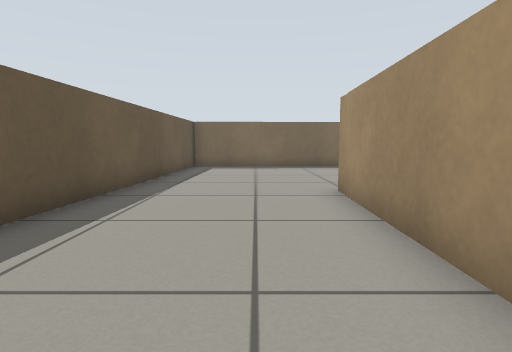
view 1 (above)

14 first-person views from a walk through a Gazebo world. The camera is 0.51 m above the floor, tilts 6° down and sees 80° across. The floor is counted in squares, 0.5 m on a side. Each view is taken from the middle of a square. On the plan, view 1 faces up. The plan holds only what a view shows up to about 12 squares ahead; the rest is blank. The robots in the file are not drawn.

view 2
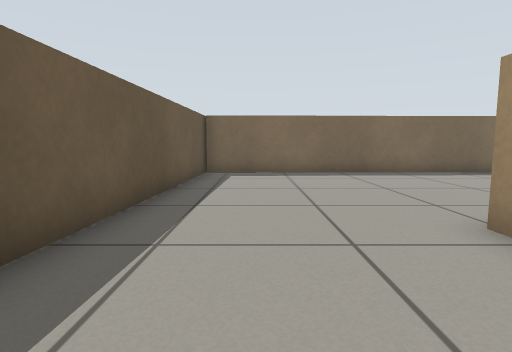

view 3
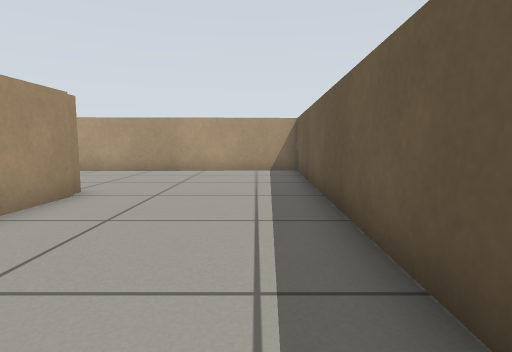

view 4
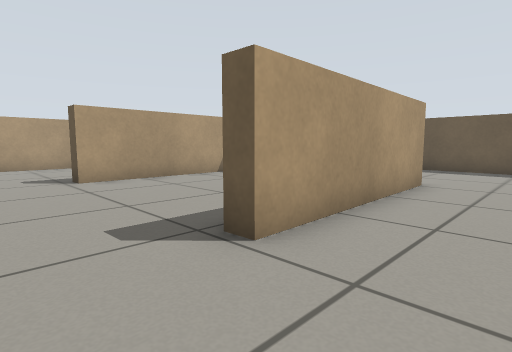

view 5
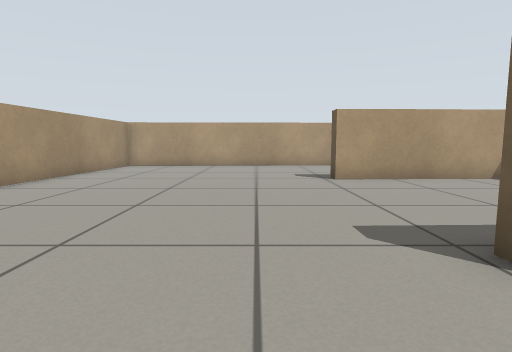

view 6
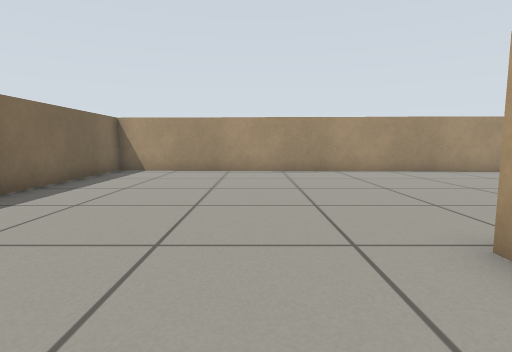

view 7
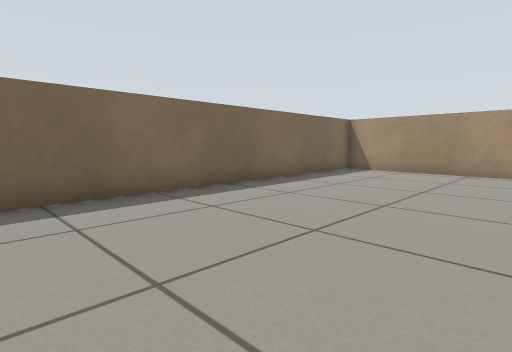

view 8
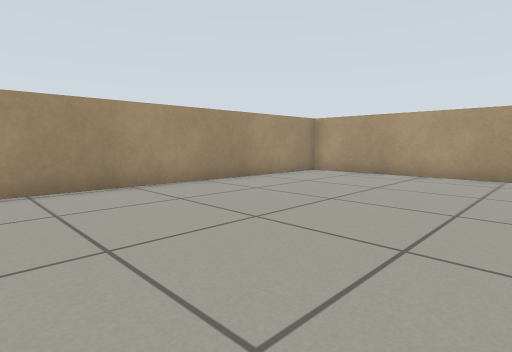

view 9
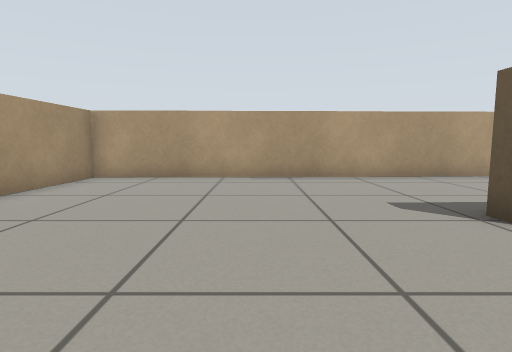

view 10
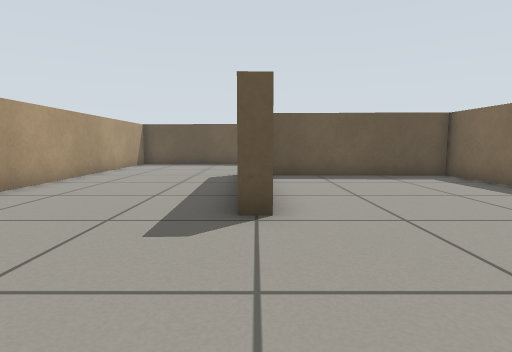

view 11
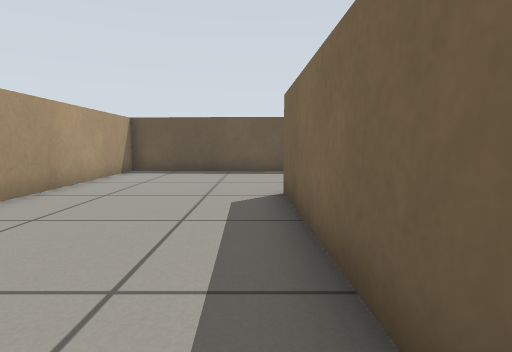

view 12
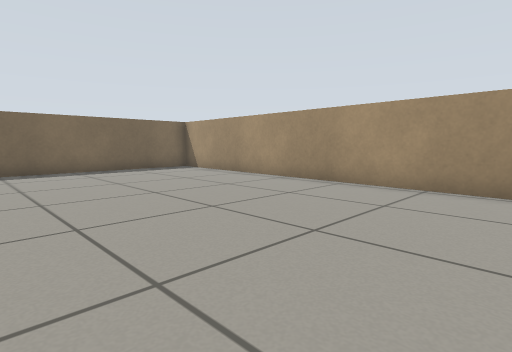

view 13
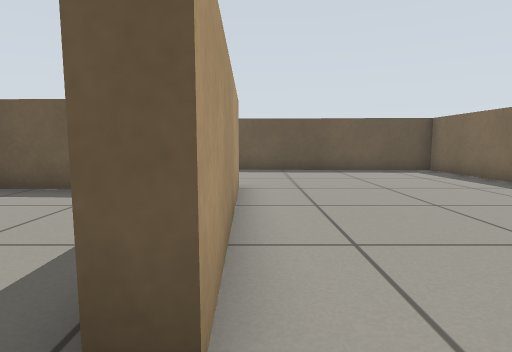

view 14
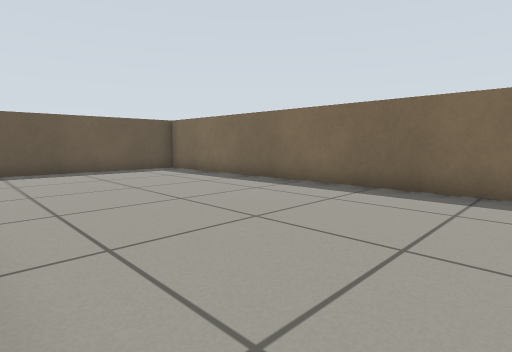

### Floor plan
Points are (right, up) in squares from view 1. A wall is a line through its corners. A room is listed if a view was taken in it or the views show most of it. See-through windows are left out.
Room 1 (views 1, 2, 3, 4, 5, 6, 7, 8, 9, 10, 11, 12, 13, 14)
walls: (4.8, 6.2) (2.3, 6.1) (2.1, 0.5); (7.2, -0.3) (1.7, -0.4); (2.8, 0.1) (7.7, 0.2) (7.7, -0.3); (1.6, 0) (1.8, 6.6) (7.8, 6.8) (7.8, 6.2); (-2.8, 14.1) (-3.6, -5.7) (15.9, -5.2) (16.7, 14.3) (-2.8, 13.7)

Positions as (right, up) in squares from view 1, and headings:
1: (0, 0), facing up
2: (-1, 3), facing up
3: (-2, 6), facing down
4: (10, 9), facing down-left
5: (10, 9), facing down
6: (5, 9), facing right
7: (5, 8), facing up-right
8: (9, 5), facing down-right
9: (11, 4), facing down
10: (12, 0), facing left
11: (8, -1), facing left
12: (9, 2), facing up-right
13: (9, 7), facing left
14: (9, 7), facing up-left
